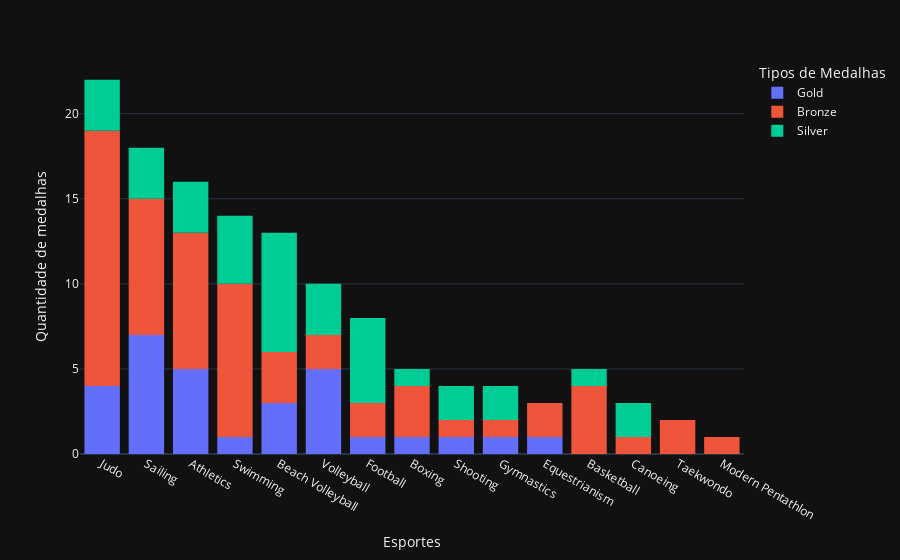

The cell this chart's notebook holds for it:
### Code cell
fig = px.histogram(df_medalhas_esporte,
       x='Sport',
       color='Medal')

fig.update_layout(yaxis_title='Quantidade de medalhas',
                  xaxis_title='Esportes',
                  legend_title='Tipos de Medalhas')

fig.show();

### Figure 1 — Plotly figure (JSON) as saved in the notebook; plotly's stock layout.template omitted (floating-point values rounded to 4 significant figures)
{"data": [{"alignmentgroup": "True", "bingroup": "x", "hovertemplate": "Medal=Gold<br>Sport=%{x}<br>count=%{y}<extra></extra>", "legendgroup": "Gold", "marker": {"color": "#636efa", "pattern": {"shape": ""}}, "name": "Gold", "offsetgroup": "Gold", "orientation": "v", "showlegend": true, "x": ["Judo", "Judo", "Judo", "Judo", "Sailing", "Sailing", "Sailing", "Sailing", "Sailing", "Sailing", "Sailing", "Athletics", "Athletics", "Athletics", "Athletics", "Athletics", "Swimming", "Beach Volleyball", "Beach Volleyball", "Beach Volleyball", "Volleyball", "Volleyball", "Volleyball", "Volleyball", "Volleyball", "Football", "Boxing", "Shooting", "Gymnastics", "Equestrianism"], "xaxis": "x", "yaxis": "y", "type": "histogram"}, {"alignmentgroup": "True", "bingroup": "x", "hovertemplate": "Medal=Bronze<br>Sport=%{x}<br>count=%{y}<extra></extra>", "legendgroup": "Bronze", "marker": {"color": "#EF553B", "pattern": {"shape": ""}}, "name": "Bronze", "offsetgroup": "Bronze", "orientation": "v", "showlegend": true, "x": ["Judo", "Judo", "Judo", "Judo", "Judo", "Judo", "Judo", "Judo", "Judo", "Judo", "Judo", "Judo", "Judo", "Judo", "Judo", "Sailing", "Sailing", "Sailing", "Sailing", "Sailing", "Sailing", "Sailing", "Sailing", "Athletics", "Athletics", "Athletics", "Athletics", "Athletics", "Athletics", "Athletics", "Athletics", "Swimming", "Swimming", "Swimming", "Swimming", "Swimming", "Swimming", "Swimming", "Swimming", "Swimming", "Beach Volleyball", "Beach Volleyball", "Beach Volleyball", "Volleyball", "Volleyball", "Football", "Football", "Basketball", "Basketball", "Basketball", "Boxing", "Basketball", "Boxing", "Boxing", "Shooting", "Gymnastics", "Canoeing", "Equestrianism", "Equestrianism", "Taekwondo", "Taekwondo", "Modern Pentathlon"], "xaxis": "x", "yaxis": "y", "type": "histogram"}, {"alignmentgroup": "True", "bingroup": "x", "hovertemplate": "Medal=Silver<br>Sport=%{x}<br>count=%{y}<extra></extra>", "legendgroup": "Silver", "marker": {"color": "#00cc96", "pattern": {"shape": ""}}, "name": "Silver", "offsetgroup": "Silver", "orientation": "v", "showlegend": true, "x": ["Judo", "Judo", "Judo", "Sailing", "Sailing", "Sailing", "Athletics", "Athletics", "Athletics", "Swimming", "Swimming", "Swimming", "Swimming", "Beach Volleyball", "Beach Volleyball", "Beach Volleyball", "Beach Volleyball", "Beach Volleyball", "Beach Volleyball", "Beach Volleyball", "Volleyball", "Volleyball", "Volleyball", "Football", "Football", "Football", "Football", "Football", "Basketball", "Boxing", "Shooting", "Shooting", "Gymnastics", "Gymnastics", "Canoeing", "Canoeing"], "xaxis": "x", "yaxis": "y", "type": "histogram"}], "layout": {"xaxis": {"anchor": "y", "domain": [0.0, 1.0], "title": {"text": "Esportes"}}, "yaxis": {"anchor": "x", "domain": [0.0, 1.0], "title": {"text": "Quantidade de medalhas"}}, "legend": {"title": {"text": "Tipos de Medalhas"}, "tracegroupgap": 0}, "margin": {"t": 60}, "barmode": "relative"}}
